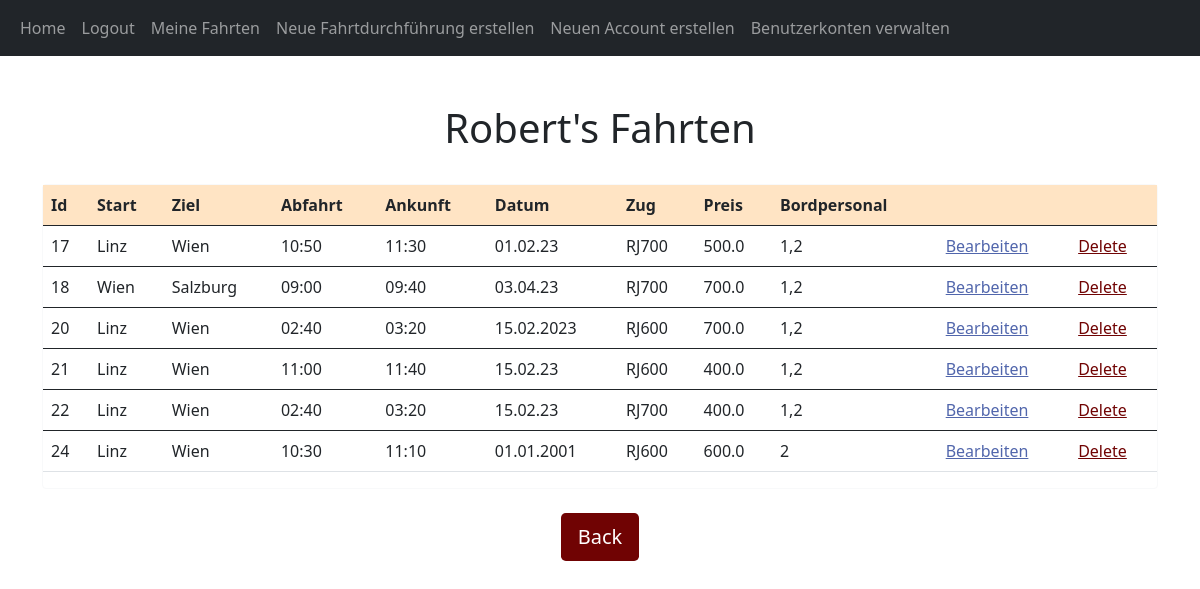
Page /posts/Robert (signed in) on the committed database.
### website/models.py (models this page shows, shortened)
class User(db.Model, UserMixin):
    id = db.Column(db.Integer, primary_key=True)
    email = db.Column(db.String(150), unique=True)
    username = db.Column(db.String(150), unique=True)
    password = db.Column(db.String(150))
    date_created = db.Column(db.DateTime(timezone=True), default=func.now())
    admin = db.Column(db.String(150))
    posts = db.relationship('Post', backref='user', passive_deletes=True)
    def get_admin(self):
        return self.admin

class Post(db.Model):
    id = db.Column(db.Integer, primary_key=True)
    start = db.Column(db.String, nullable=False)
    ziel = db.Column(db.String, nullable=False)
    zug = db.Column(db.String, nullable=False)
    bordpersonal = db.Column(db.String, nullable=False)
    preis = db.Column(db.Float, nullable=False)
    datum = db.Column(db.String, nullable=False)
    uhrzeit = db.Column(db.String, nullable=False)
    ankunft = db.Column(db.String, nullable=False)
    strecken = db.Column(db.String, nullable=False)
    date_created = db.Column(db.DateTime(timezone=True), default=func.now())
    author = db.Column(db.Integer, db.ForeignKey(
        'user.id', ondelete="CASCADE"), nullable=False)

### website/views.py (the view)
@views.route("/posts/<username>")
@login_required
def posts(username):
    user = User.query.filter_by(username=username).first()
    if not user:
        flash('Es existiert kein User mit diesem Usernamen.', category='error')
        return redirect(url_for('views.home'))
    posts = api.get_fahrten_von_bordpersonal(user.id)
    return render_template("posts.html", user=current_user, posts=posts, username=username)

### website/__init__.py (called while the page is built)
def create_app():
    app = Flask(__name__)
    app.config['SECRET_KEY'] = "helloworld"
    app.config['SQLALCHEMY_DATABASE_URI'] = f'sqlite:///{DB_NAME}'
    db.init_app(app)
    from .views import views
    from .auth import auth
    app.register_blueprint(views, url_prefix="/")
    app.register_blueprint(auth, url_prefix="/")
    from .models import User, Post
    create_database(app)
    login_manager = LoginManager()
    login_manager.login_view = "auth.login"
    login_manager.init_app(app)
    @login_manager.user_loader
    def load_user(id):
        return User.query.get(int(id))
    return app

### website/api.py (called while the page is built)
def get_fahrplan():
    return Post.query.all()

def get_fahrten_von_bordpersonal(id):
    data = get_fahrplan()
    id = str(id)
    return_data = []
    for d in data:
        id_list = d.bordpersonal.split(",")
        if id in id_list:
            return_data.append(d)
    return return_data

### website/templates/posts.html (shortened to what this page needs)
{% extends "posts_div.html" %}  {% block header %} {{username}}'s Fahrten {% endblock %} {% block footer %}
<div align="center">
  <br/>
  <a href="/home"
    ><button type="button" class="btn btn-lg" style="background-color: rgb(112, 3, 3); color:white">Back</button></a
  >
</div>
{% endblock %}

### website/templates/posts_div.html (shortened to what this page needs)
{% extends "base.html" %} {% block title %}Home{% endblock %} {% block content
%}
<link rl="stylesheet" href="/static/stylesl.css"/>
<h1 align="center">
  <br/>
  {% block header %}Fahrplan{% endblock %}</h1>
  <link rl="stylesheet" href="/static/stylesl.css"/>
<div id="posts">
  <br/>
  <div class="card border-light" align="center">
  <table class = "table table-hover">
    <thread>
      <tr class="table" style="background-color:bisque">
        <th scope="col">Id</th>
        <th scope="col">Start</th>
        <th scope="col">Ziel</th>
        <th scope="col">Abfahrt</th>
        <th scope="col">Ankunft</th>
        <th scope="col">Datum</th>
        <th scope="col">Zug</th>
        <th scope="col">Preis</th>
        <th scope="col">Bordpersonal</th>
        {% if user.get_admin() == 'True' %}
        <th scope="col"></th>
        <th scope="col"></th>
        {% endif %}
      </tr>
    </thread>
    {% for post in posts %}
        <tbody>
          <tr class="table">
              <td>{{post.id}}</td>
              <td>{{post.start}}</td>
              <td>{{post.ziel}}</td>
              <td>{{post.uhrzeit}}</td>
              <td>{{post.ankunft}}</td>
              <td>{{post.datum}}</td>
              <td>{{post.zug}}</td>
              <td>{{post.preis}}</td>
              <td>{{post.bordpersonal}}</td>
              {% if user.get_admin() == 'True' %}
              <td><a href="/bearbeiten/{{post.id}}" style="color: rgb(81, 102, 172)">Bearbeiten</a></td>
              <td><a href="/delete-post/{{post.id}}" style="color: rgb(112, 3, 3)">Delete</a></td>
              {% endif %}
          </tr>
        </tbody>
    {% endfor %}
  </table>
</div>
{% block footer %}{% endblock %} {% endblock %}

### rows in the picture
User: username "Robert"
Post: id "17", start "Linz", ziel "Wien", uhrzeit "10:50", ankunft "11:30", datum "01.02.23", zug "RJ700", preis "500.0", bordpersonal "1,2"
Post: id "18", start "Wien", ziel "Salzburg", uhrzeit "09:00", ankunft "09:40", datum "03.04.23", zug "RJ700", preis "700.0", bordpersonal "1,2"
Post: id "20", start "Linz", ziel "Wien", uhrzeit "02:40", ankunft "03:20", datum "15.02.2023", zug "RJ600", preis "700.0", bordpersonal "1,2"
Post: id "21", start "Linz", ziel "Wien", uhrzeit "11:00", ankunft "11:40", datum "15.02.23", zug "RJ600", preis "400.0", bordpersonal "1,2"
Post: id "22", start "Linz", ziel "Wien", uhrzeit "02:40", ankunft "03:20", datum "15.02.23", zug "RJ700", preis "400.0", bordpersonal "1,2"
Post: id "24", start "Linz", ziel "Wien", uhrzeit "10:30", ankunft "11:10", datum "01.01.2001", zug "RJ600", preis "600.0", bordpersonal "2"
